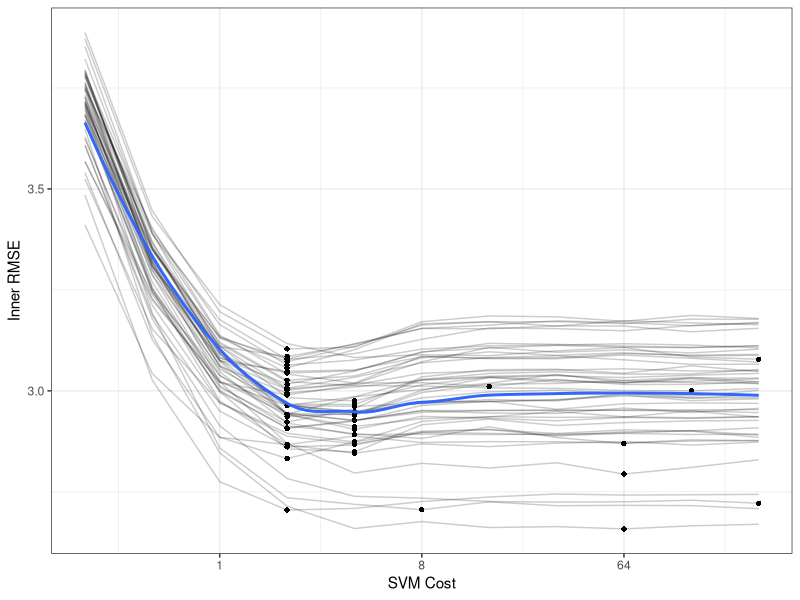
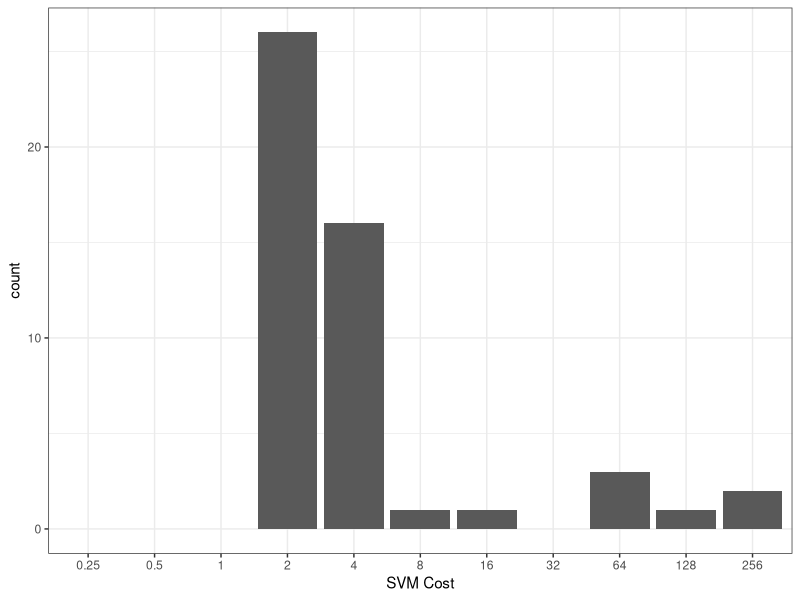
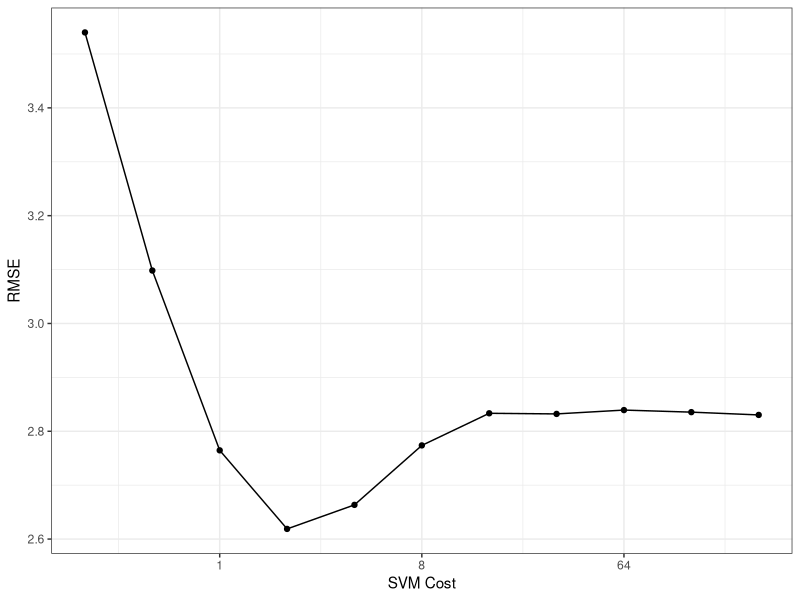

These figures' R source, in order:
## ---- chunk 1
library(rsample)   
library(purrr)
library(dplyr)
library(ggplot2)
library(scales)
library(mlbench)
library(kernlab)
theme_set(theme_bw())
## ---- chunk 2
library(mlbench)
sim_data <- function(n) {
  tmp <- mlbench.friedman1(n, sd=1)
  tmp <- cbind(tmp$x, tmp$y)
  tmp <- as.data.frame(tmp)
  names(tmp)[ncol(tmp)] <- "y"
  tmp
}

set.seed(9815)
train_dat <- sim_data(100)
large_dat <- sim_data(10^5)
## ---- chunk 3
library(rsample) 
results <- nested_cv(train_dat, 
                     outside = vfold_cv(repeats = 5), 
                     inside = bootstraps(times = 25))
results
## ---- chunk 4
results$splits[[2]]
## ---- chunk 5
results$inner_resamples[[5]]
## ---- chunk 6
results$inner_resamples[[5]]$splits[[1]]
## ---- chunk 7
library(kernlab)

# `object` will be an `rsplit` object from our `results` tibble
# `cost` is the tuning parameter
svm_rmse <- function(object, cost = 1) {
  y_col <- ncol(object$data)
  mod <- ksvm(y ~ ., data = analysis(object),  C = cost)
  holdout_pred <- predict(mod, assessment(object)[-y_col])
  rmse <- sqrt(mean((assessment(object)$y - holdout_pred) ^ 2, na.rm = TRUE))
  rmse
}

# In some case, we want to parameterize the function over the tuning parameter:
rmse_wrapper <- function(cost, object) svm_rmse(object, cost)
## ---- chunk 8
library(purrr)
library(dplyr)

# `object` will be an `rsplit` object for the bootstrap samples
tune_over_cost <- function(object) {
  results <- tibble(cost = 2 ^ seq(-2, 8, by = 1))
  results$RMSE <- map_dbl(results$cost, 
                          rmse_wrapper,
                          object = object)
  results
}
## ---- chunk 9
# `object` is an `rsplit` object in `results$inner_resamples` 
summarize_tune_results <- function(object) {
  # Return row-bound tibble that has the 25 bootstrap results
  map_df(object$splits, tune_over_cost) %>%
    # For each value of the tuning parameter, compute the 
    # average RMSE which is the inner bootstrap estimate. 
    group_by(cost) %>%
    summarize(mean_RMSE = mean(RMSE, na.rm = TRUE),
              n = length(RMSE))
}
## ---- chunk 10
tuning_results <- map(results$inner_resamples, summarize_tune_results) 
## ---- chunk 11
library(ggplot2)
library(scales)

pooled_inner <- tuning_results %>% bind_rows

best_cost <- function(dat) dat[which.min(dat$mean_RMSE),]

p <- ggplot(pooled_inner, aes(x = cost, y = mean_RMSE)) + 
  scale_x_continuous(trans = 'log2') +
  xlab("SVM Cost") + ylab("Inner RMSE")

for (i in 1:length(tuning_results))
  p <- p  +
  geom_line(data = tuning_results[[i]], alpha = .2) +
  geom_point(data = best_cost(tuning_results[[i]]), pch = 16)

p <- p + geom_smooth(data = pooled_inner, se = FALSE)
p
## ---- chunk 12
cost_vals <- tuning_results %>% map_df(best_cost) %>% select(cost) 
results <- bind_cols(results, cost_vals)
results$cost <- factor(results$cost, levels = paste(2 ^ seq(-2, 8, by = 1)))

ggplot(results, aes(x = cost)) + 
  geom_bar() + 
  xlab("SVM Cost") + 
  scale_x_discrete(drop = FALSE)
## ---- chunk 13
results$RMSE <- map2_dbl(results$splits, results$cost, svm_rmse)
summary(results$RMSE)
## ---- chunk 14
not_nested <- map(results$splits, tune_over_cost) %>%
  bind_rows

outer_summary <- not_nested %>% 
  group_by(cost) %>% 
  summarize(outer_RMSE = mean(RMSE),
            n = length(RMSE))
outer_summary

ggplot(outer_summary, aes(x = cost, y = outer_RMSE)) + 
  geom_point() + 
  geom_line() + 
  scale_x_continuous(trans = 'log2') +
  xlab("SVM Cost") + ylab("RMSE")
## ---- chunk 15
finalModel <- ksvm(y ~ ., data = train_dat, C = 2)
large_pred <- predict(finalModel, large_dat[, -ncol(large_dat)])
sqrt(mean((large_dat$y - large_pred) ^ 2, na.rm = TRUE))
